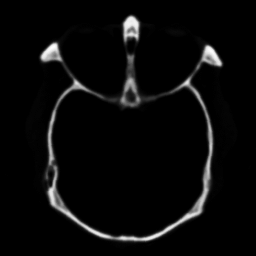
#> input picture c01_1.tif, 256 x 256 px
$ jupyter execute Untitled.ipynb
#> lines starting #> are read from the running program, lines starting #| are printed output that depends on the picture; long printed decimals are rounded
[cell 1]
import numpy as np
import cv2
from skimage.metrics import structural_similarity as ssim
from skimage.metrics import peak_signal_noise_ratio as psnr
from skimage.measure import shannon_entropy
from skimage import img_as_ubyte  # Convert images to 8-bit format if needed

[cell 2]
original_image_1 = cv2.imread('c01_1.tif', cv2.IMREAD_COLOR)
#> original_image_1 is the input picture: shape (256, 256, 3); min 0, max 255, mean 10.1
original_image_2 = cv2.imread('c01_2.tif', cv2.IMREAD_COLOR)
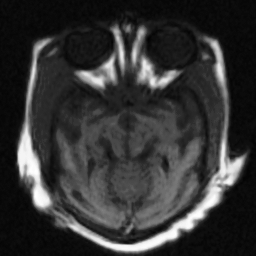
#> input picture c01_2.tif, 256 x 256 px
#> original_image_2 is the input picture: shape (256, 256, 3); min 0, max 255, mean 52.7
final_output_image = cv2.imread('res.png', cv2.IMREAD_COLOR)
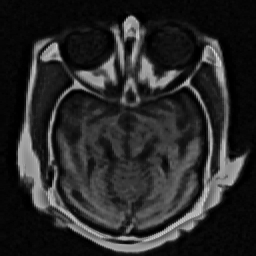
#> input picture res.png, 256 x 256 px
#> final_output_image is the input picture: shape (256, 256, 3); min 0, max 218, mean 41

[cell 3]
# Convert images to float32 format
original_image_1 = original_image_1.astype(np.float32)
original_image_2 = original_image_2.astype(np.float32)
final_output_image = final_output_image.astype(np.float32)

# Calculate SSIM for each original image compared to the final output
ssim_original_1 = ssim(original_image_1, final_output_image, channel_axis=2)
#> ssim_original_1 = 0.117
ssim_original_2 = ssim(original_image_2, final_output_image, channel_axis=2)
#> ssim_original_2 = 0.655

[cell 4]
# Calculate PSNR for each original image compared to the final output
psnr_original_1 = psnr(original_image_1, final_output_image, data_range=final_output_image.max() - final_output_image.min())
#> psnr_original_1 = 12.34
psnr_original_2 = psnr(original_image_2, final_output_image, data_range=final_output_image.max() - final_output_image.min())
#> psnr_original_2 = 16.91

[cell 5]
# Calculate entropy for each original image and the final output
entropy_original_1 = shannon_entropy(original_image_1)
#> entropy_original_1 = 1.71
entropy_original_2 = shannon_entropy(original_image_2)
#> entropy_original_2 = 5.66
entropy_final_output = shannon_entropy(final_output_image)
#> entropy_final_output = 6.43

[cell 6]
print(f"SSIM (Original Image 1 vs. Final Output): {ssim_original_1}")
#| SSIM (Original Image 1 vs. Final Output): 0.117
print(f"SSIM (Original Image 2 vs. Final Output): {ssim_original_2}")
#| SSIM (Original Image 2 vs. Final Output): 0.6554
print(f"PSNR (Original Image 1 vs. Final Output): {psnr_original_1}")
#| PSNR (Original Image 1 vs. Final Output): 12.343
print(f"PSNR (Original Image 2 vs. Final Output): {psnr_original_2}")
#| PSNR (Original Image 2 vs. Final Output): 16.912
print(f"Entropy (Original Image 1): {entropy_original_1}")
#| Entropy (Original Image 1): 1.713
print(f"Entropy (Original Image 2): {entropy_original_2}")
#| Entropy (Original Image 2): 5.656
print(f"Entropy (Final Output): {entropy_final_output}")
#| Entropy (Final Output): 6.433

[cell 7]
from sklearn.metrics import mutual_info_score

[cell 8]
# Flatten the images to 1D arrays
original_image_1_flat = original_image_1.ravel()
original_image_2_flat = original_image_2.ravel()
final_output_image_flat = final_output_image.ravel()

# Calculate mutual information
mi_original_1_vs_final_output = mutual_info_score(original_image_1_flat, final_output_image_flat)
#> mi_original_1_vs_final_output = 0.279
mi_original_2_vs_final_output = mutual_info_score(original_image_2_flat, final_output_image_flat)
#> mi_original_2_vs_final_output = 1.45

print(f"Mutual Information (Original Image 1 vs. Final Output): {mi_original_1_vs_final_output}")
#| Mutual Information (Original Image 1 vs. Final Output): 0.2791
print(f"Mutual Information (Original Image 2 vs. Final Output): {mi_original_2_vs_final_output}")
#| Mutual Information (Original Image 2 vs. Final Output): 1.452
